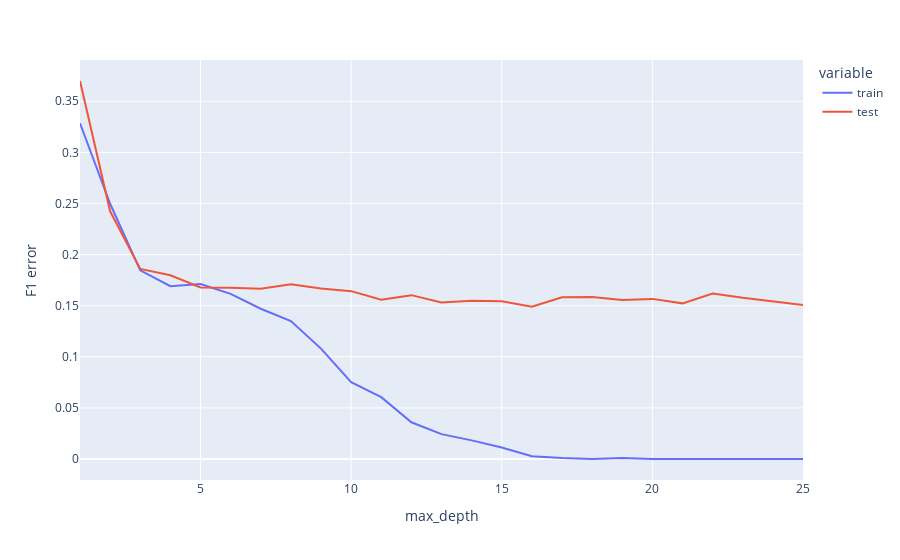

The code cell stored with this chart in its notebook:
### Code cell
fig = pd.DataFrame({'train': temp_f1_tr, 'test': temp_f1_ts}, index=depth).plot().update_layout(
    xaxis_title='max_depth', yaxis_title='F1 error'
)
fig.show()

### Figure 1 — Plotly figure (JSON) as saved in the notebook; plotly's stock layout.template omitted (floating-point values rounded to 4 significant figures)
{"data": [{"hovertemplate": "variable=train<br>index=%{x}<br>value=%{y}<extra></extra>", "legendgroup": "train", "line": {"color": "#636efa", "dash": "solid"}, "marker": {"symbol": "circle"}, "mode": "lines", "name": "train", "orientation": "v", "showlegend": true, "type": "scatter", "x": [1, 2, 3, 4, 5, 6, 7, 8, 9, 10, 11, 12, 13, 14, 15, 16, 17, 18, 19, 20, 21, 22, 23, 24, 25], "xaxis": "x", "y": [0.3285, 0.2497, 0.1846, 0.1691, 0.1712, 0.1616, 0.147, 0.1349, 0.108, 0.07518, 0.06049, 0.03595, 0.02436, 0.01824, 0.01129, 0.002615, 0.0008719, 0, 0.0008775, 0, 0, 0, 0, 0, 0], "yaxis": "y"}, {"hovertemplate": "variable=test<br>index=%{x}<br>value=%{y}<extra></extra>", "legendgroup": "test", "line": {"color": "#EF553B", "dash": "solid"}, "marker": {"symbol": "circle"}, "mode": "lines", "name": "test", "orientation": "v", "showlegend": true, "type": "scatter", "x": [1, 2, 3, 4, 5, 6, 7, 8, 9, 10, 11, 12, 13, 14, 15, 16, 17, 18, 19, 20, 21, 22, 23, 24, 25], "xaxis": "x", "y": [0.3698, 0.2423, 0.186, 0.1798, 0.1679, 0.1676, 0.1665, 0.1709, 0.1668, 0.1642, 0.1559, 0.1603, 0.1532, 0.1548, 0.1544, 0.1489, 0.1583, 0.1585, 0.1557, 0.1567, 0.1523, 0.1619, 0.1577, 0.1538, 0.1506], "yaxis": "y"}], "layout": {"legend": {"title": {"text": "variable"}, "tracegroupgap": 0}, "margin": {"t": 60}, "xaxis": {"anchor": "y", "domain": [0, 1], "title": {"text": "max_depth"}}, "yaxis": {"anchor": "x", "domain": [0, 1], "title": {"text": "F1 error"}}}}
